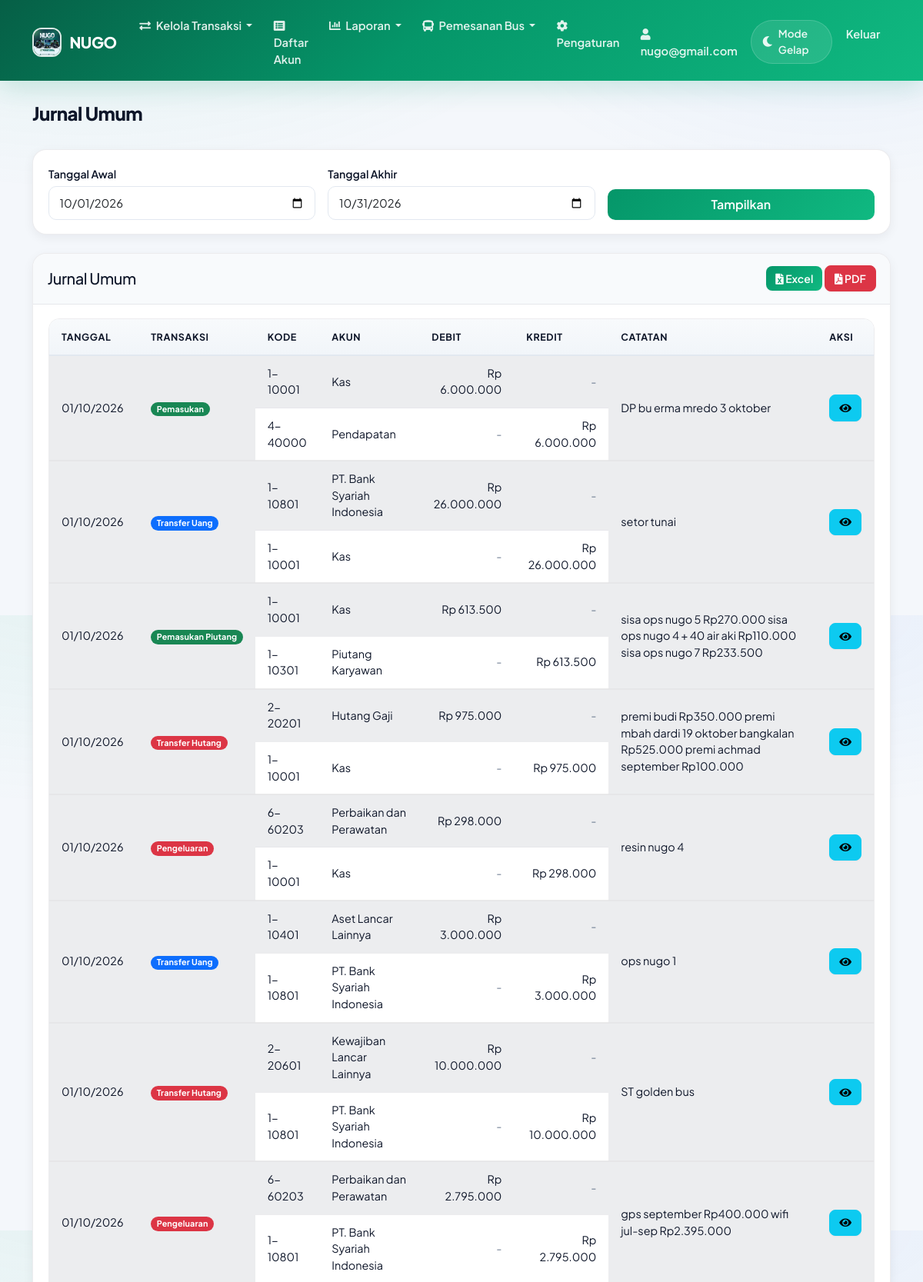
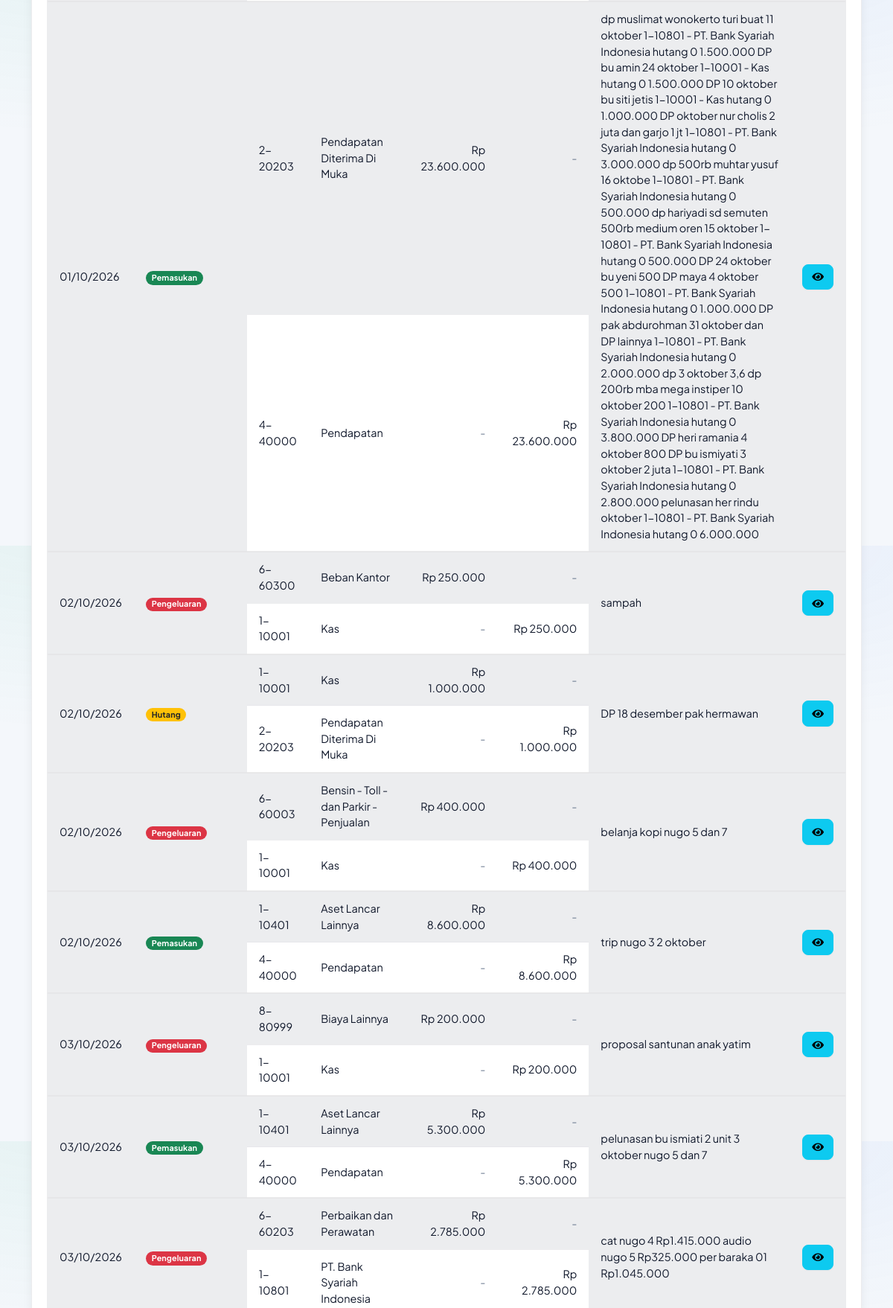
The app's page /laporan/jurnal.php (signed in, upper part) with its own data (2 pictures, top to bottom).
### tables this page shows
CREATE TABLE `perusahaan` (
  `id` int(11) NOT NULL,
  `nama` varchar(100) NOT NULL,
  `alamat` text DEFAULT NULL,
  `telepon` varchar(20) DEFAULT NULL,
  `email` varchar(100) DEFAULT NULL,
  `website` varchar(255) DEFAULT NULL COMMENT 'URL website perusahaan',
  `logo` varchar(255) DEFAULT NULL,
  `jenis` enum('regular','premium') NOT NULL DEFAULT 'regular' COMMENT 'Jenis akun perusahaan',
  `deskripsi` text DEFAULT NULL,
  `created_at` timestamp NOT NULL DEFAULT current_timestamp()
);

CREATE TABLE `users` (
  `id` int(11) NOT NULL,
  `username` varchar(50) NOT NULL,
  `password` varchar(255) NOT NULL,
  `nama_lengkap` varchar(100) NOT NULL,
  `email` varchar(100) DEFAULT NULL,
  `no_hp` varchar(20) DEFAULT NULL,
  `alamat` text DEFAULT NULL,
  `foto_profil` varchar(255) DEFAULT NULL,
  `id_perusahaan` int(11) DEFAULT NULL,
  `default_company` int(11) DEFAULT NULL,
  `created_at` timestamp NOT NULL DEFAULT current_timestamp()
);

CREATE TABLE `transaksi` (
  `id` int(11) NOT NULL,
  `tanggal` date NOT NULL,
  `id_akun_debit` int(11) NOT NULL,
  `id_akun_kredit` int(11) NOT NULL,
  `keterangan` text NOT NULL,
  `jenis` enum('pemasukan','pengeluaran','hutang','piutang','tanam_modal','tarik_modal','transfer_uang','pemasukan_piutang','transfer_hutang') NOT NULL,
  `jumlah` decimal(15,2) NOT NULL,
  `pajak` decimal(5,2) NOT NULL,
  `bunga` decimal(5,2) NOT NULL,
  `total` decimal(15,2) NOT NULL,
  `file_lampiran` varchar(255) DEFAULT NULL,
  `penanggung_jawab` text DEFAULT NULL,
  `tag` varchar(50) DEFAULT NULL,
  `created_by` int(11) NOT NULL,
  `id_perusahaan` int(11) DEFAULT NULL,
  `created_at` timestamp NOT NULL DEFAULT current_timestamp()
);

CREATE TABLE `akun` (
  `id` int(11) NOT NULL,
  `kode_akun` varchar(10) NOT NULL,
  `nama_akun` varchar(100) NOT NULL,
  `kategori` enum('aktiva','pasiva','modal','pendapatan','beban') NOT NULL,
  `sub_kategori` varchar(250) NOT NULL,
  `tipe_akun` enum('debit','kredit') NOT NULL,
  `saldo` decimal(15,2) NOT NULL,
  `deskripsi` text DEFAULT NULL,
  `created_at` timestamp NOT NULL DEFAULT current_timestamp(),
  `id_perusahaan` int(11) DEFAULT NULL
);

### config/functions.php (called while the page is built, shortened)
<?php
function formatRupiah($angka)
{
    return 'Rp ' . number_format($angka, 0, ',', '.');
}

### laporan/jurnal.php (the view, shortened to what this page needs)
<?php
require_once '../config/database.php';
require_once '../config/functions.php';
$tanggal_awal = isset($_GET['tanggal_awal']) ? $_GET['tanggal_awal'] : date('Y-m-01');
$tanggal_akhir = isset($_GET['tanggal_akhir']) ? $_GET['tanggal_akhir'] : date('Y-m-t');
$stmt_company = $db->prepare("SELECT default_company FROM users WHERE id = ?");
$stmt_company->execute([$_SESSION['user_id']]);
$user_data = $stmt_company->fetch();
$id_perusahaan = $user_data['default_company'];
$sql = "SELECT t.*,
        t.tanggal as tanggal_transaksi,
        t.jenis as jenis_transaksi,
        ad.kode_akun as kode_akun_debit,
        ad.nama_akun as nama_akun_debit,
        ak.kode_akun as kode_akun_kredit,
        ak.nama_akun as nama_akun_kredit
        FROM transaksi t
        LEFT JOIN akun ad ON t.id_akun_debit = ad.id
        LEFT JOIN akun ak ON t.id_akun_kredit = ak.id
        WHERE t.tanggal BETWEEN :tanggal_awal AND :tanggal_akhir
        AND t.id_perusahaan = :id_perusahaan
        ORDER BY t.tanggal ASC, t.id ASC";
$params = [
    ':tanggal_awal' => $tanggal_awal,
    ':tanggal_akhir' => $tanggal_akhir,
    ':id_perusahaan' => $id_perusahaan
];
$stmt = $db->prepare($sql);
$stmt->execute($params);
$jurnal_list = $stmt->fetchAll();
include '../templates/header.php';
?>
<div class="container mt-4">
    <div class="d-flex justify-content-between align-items-center mb-4">
        <h2>Jurnal Umum</h2>
    </div>
    <div class="card mb-4">
        <div class="card-body">
            <form method="GET" action="" class="row g-3">
                <div class="col-md-4">
                    <label for="tanggal_awal" class="form-label">Tanggal Awal</label>
                    <input type="date" class="form-control" id="tanggal_awal" name="tanggal_awal" value="<?= $tanggal_awal ?>">
                </div>
                <div class="col-md-4">
                    <label for="tanggal_akhir" class="form-label">Tanggal Akhir</label>
                    <input type="date" class="form-control" id="tanggal_akhir" name="tanggal_akhir" value="<?= $tanggal_akhir ?>">
                </div>
                <div class="col-md-4 d-flex align-items-end">
                    <button type="submit" class="btn btn-primary w-100">Tampilkan</button>
                </div>
            </form>
        </div>
    </div>
    <div class="card">
        <div class="card-header d-flex justify-content-between align-items-center">
            <h5 class="mb-0">Jurnal Umum</h5>
            <div>
                <a href="export-excel.php?tanggal_awal=<?= $tanggal_awal ?>&tanggal_akhir=<?= $tanggal_akhir ?>&tipe=jurnal" class="btn btn-sm btn-success">
                    <i class="fas fa-file-excel"></i> Excel
                </a>
                <a href="export-pdf.php?tanggal_awal=<?= $tanggal_awal ?>&tanggal_akhir=<?= $tanggal_akhir ?>&tipe=jurnal" class="btn btn-sm btn-danger">
                    <i class="fas fa-file-pdf"></i> PDF
                </a>
            </div>
        </div>
        <div class="card-body">
            <div class="table-responsive">
                <table class="table table-striped table-hover">
                    <thead>
                        <tr>
                            <th>Tanggal</th>
                            <th>Transaksi</th>
                            <th>Kode</th>
                            <th>Akun</th>
                            <th>Debit</th>
                            <th>Kredit</th>
                            <th>Catatan</th>
                            <th>Aksi</th>
                        </tr>
                    </thead>
                    <tbody>
                        <?php if (empty($jurnal_list)): ?>
                            <tr>
                                <td colspan="8" class="text-center">Tidak ada data jurnal</td>
                            </tr>
                        <?php else: ?>
                            <?php foreach ($jurnal_list as $jurnal): ?>
                                <tr class="jurnal-row-start">
                                    <td rowspan="2" class="align-middle">
                                        <?= date('d/m/Y', strtotime($jurnal['tanggal_transaksi'])) ?>
                                    </td>
                                    <td rowspan="2" class="align-middle">
                                        <span class="badge <?= getJenisBadgeClass($jurnal['jenis_transaksi']) ?>">
                                            <?= htmlspecialchars(formatJenisTransaksi($jurnal['jenis_transaksi'])) ?>
                                        </span>
                                    </td>
                                    <td><?= htmlspecialchars($jurnal['kode_akun_debit']) ?></td>
                                    <td><?= htmlspecialchars($jurnal['nama_akun_debit']) ?></td>
                                    <td class="text-end"><?= formatRupiah($jurnal['jumlah']) ?></td>
                                    <td class="text-end text-muted">-</td>
                                    <td rowspan="2" class="align-middle"><?= htmlspecialchars($jurnal['keterangan']) ?></td>
                                    <td rowspan="2" class="align-middle text-center">
                                        <a href="../transaksi/index.php" class="btn btn-sm btn-info" title="Lihat di Daftar Transaksi">
                                            <i class="fas fa-eye"></i>
                                        </a>
                                    </td>
                                </tr>
                                <tr class="jurnal-row-end">
                                    <td><?= htmlspecialchars($jurnal['kode_akun_kredit']) ?></td>
                                    <td><?= htmlspecialchars($jurnal['nama_akun_kredit']) ?></td>
                                    <td class="text-end text-muted">-</td>
                                    <td class="text-end"><?= formatRupiah($jurnal['jumlah']) ?></td>
                                </tr>
                            <?php endforeach; ?>
                        <?php endif; ?>
                    </tbody>
                </table>
            </div>
        </div>
    </div>
</div>
<?php
function formatJenisTransaksi($jenis)
{
    return ucwords(str_replace('_', ' ', $jenis));
}
function getJenisBadgeClass($jenis)
{
    switch ($jenis) {
        case 'pemasukan':
        case 'pemasukan_piutang':
        case 'tanam_modal':
            return 'bg-success';
        case 'pengeluaran':
        case 'transfer_hutang':
        case 'tarik_modal':
            return 'bg-danger';
        case 'transfer_uang':
            return 'bg-primary';
        case 'hutang':
        case 'piutang':
            return 'bg-warning text-dark';
    }
}
include '../templates/footer.php';
?>

### templates/header.php (shortened to what this page needs)
<!DOCTYPE html>
<html lang="id" data-theme="light">
<head>
    <link href="https://cdn.jsdelivr.net/npm/bootstrap@5.1.3/dist/css/bootstrap.min.css" rel="stylesheet">
    <link href="https://cdnjs.cloudflare.com/ajax/libs/font-awesome/5.15.4/css/all.min.css" rel="stylesheet">
    <?php
    $sikeu_theme_ver = @filemtime(__DIR__ . '/../assets/css/sikeu-theme.css') ?: time();
    $sikeu_dark_ver = @filemtime(__DIR__ . '/../assets/css/dark-mode.css') ?: time();
    $sikeu_style_ver = @filemtime(__DIR__ . '/../assets/css/style.css') ?: time();
    ?>
    <link href="/assets/css/sikeu-theme.css?v=<?= $sikeu_theme_ver ?>" rel="stylesheet">
    <link href="/assets/css/dark-mode.css?v=<?= $sikeu_dark_ver ?>" rel="stylesheet">
    <link rel="stylesheet" href="/assets/css/style.css?v=<?= $sikeu_style_ver ?>">
    <link rel="stylesheet" href="https://unpkg.com/leaflet@1.7.1/dist/leaflet.css" />
</head>
<body class="sikeu-app">
    <?php
    $is_viewer = false;
    $is_nugrosir = false;
    if (isset($_SESSION['user_id']) && isset($db)) {
        $user_id = $_SESSION['user_id'];
        $stmt = $db->prepare("SELECT default_company FROM users WHERE id = ?");
        $stmt->execute([$user_id]);
        $user_data = $stmt->fetch();
        $default_company_id = $user_data['default_company'];
        if ($default_company_id) {
            $stmt = $db->prepare("SELECT role FROM user_perusahaan WHERE user_id = ? AND perusahaan_id = ?");
            $stmt->execute([$user_id, $default_company_id]);
            $user_role = $stmt->fetchColumn();
            $is_viewer = ($user_role === 'viewer');
        }
        $stmt_nugrosir = $db->prepare("SELECT 1 FROM user_perusahaan up
                            JOIN perusahaan p ON up.perusahaan_id = p.id
                            WHERE up.user_id = ? AND UPPER(p.nama) = 'NUGO' AND up.status = 'active'");
        $stmt_nugrosir->execute([$user_id]);
        $is_nugrosir = $stmt_nugrosir->fetch() ? true : false;
    }
    ?>
    <nav class="navbar navbar-expand-lg navbar-dark sikeu-navbar">
        <div class="container">
            <a class="navbar-brand" href="/index.php">
                <?php
                $logo_path = '/assets/img/logo.jpg';
                if (isset($_SESSION['user_id']) && isset($db)) {
                    $user_id = $_SESSION['user_id'];
                    $stmt = $db->prepare("SELECT default_company FROM users WHERE id = ?");
                    $stmt->execute([$user_id]);
                    $user_data = $stmt->fetch();
                    $default_company_id = $user_data['default_company'] ?? null;
                    if ($default_company_id) {
                        $stmt = $db->prepare("SELECT logo, nama FROM perusahaan WHERE id = ?");
                        $stmt->execute([$default_company_id]);
                        $perusahaan = $stmt->fetch();
                        if ($perusahaan && !empty($perusahaan['logo'])) {
                            $logo_path = '/' . $perusahaan['logo'];
                        }
                    }
                }
                ?>
                <img src="<?php echo htmlspecialchars($logo_path); ?>" alt="Logo" />
                <?php
                if (isset($perusahaan) && !empty($perusahaan['nama'])) {
                    echo htmlspecialchars($perusahaan['nama']);
                } else {
                    echo "SiKeu";
                }
                ?>
            </a>
            <div class="collapse navbar-collapse" id="navbarNav">
                <ul class="navbar-nav me-auto">
                    <?php
                    if (!$is_viewer) :
                    ?>
                        <li class="nav-item dropdown">
                            <a class="nav-link dropdown-toggle" href="#" id="transaksiDropdown" role="button" data-bs-toggle="dropdown" aria-expanded="false">
                                <i class="fas fa-exchange-alt me-1"></i> Kelola Transaksi
                            </a>
                        </li>
                        <li class="nav-item">
                            <a class="nav-link" href="/akun/index.php"><i class="fas fa-list-alt me-1"></i> Daftar Akun</a>
                        </li>
                    <?php endif; ?>
                    <li class="nav-item dropdown">
                        <a class="nav-link dropdown-toggle" href="#" id="navbarDropdown" role="button" data-bs-toggle="dropdown">
                            <i class="fas fa-chart-bar me-1"></i> Laporan
                        </a>
                    </li>
                    <?php if ($is_nugrosir) : ?>
                        <li class="nav-item dropdown">
                            <a class="nav-link dropdown-toggle" href="#" id="busDropdown" role="button" data-bs-toggle="dropdown">
                                <i class="fas fa-bus me-1"></i> Pemesanan Bus
                            </a>
                        </li>
                    <?php endif; ?>
                    <?php if (!$is_viewer) : ?>
                        <li class="nav-item">
                            <a class="nav-link" href="/pengaturan/index.php"><i class="fas fa-cog me-1"></i> Pengaturan</a>
                        </li>
                    <?php endif; ?>
                </ul>
                <ul class="navbar-nav">
                    <?php if (isset($_SESSION['user_id'])) :
                        $stmt = $db->prepare("SELECT * FROM users WHERE id = ?");
                        $stmt->execute([$_SESSION['user_id']]);
                        $user = $stmt->fetch();
                        $username = $user['username'] ?? 'Pengguna';
                    ?>
                        <li class="nav-item">
                            <a class="nav-link" href="/pengaturan/profil.php">
                                <i class="fas fa-user me-1"></i>
                                <span><?php echo htmlspecialchars($username); ?></span>
                            </a>
                        </li>
                        <li class="nav-item d-flex align-items-center px-1">
                            <div class="sikeu-theme-switch" onclick="toggleTheme()" role="button" tabindex="0" aria-label="Toggle theme">
                                <i class="fas fa-moon"></i>
                                <span class="d-none d-lg-inline">Mode Gelap</span>
                            </div>
                        </li>
                        <li class="nav-item">
                            <a class="nav-link" href="/logout.php">Keluar</a>
                        </li>
                    <?php endif; ?>
                </ul>
            </div>
        </div>
    </nav>

### laporan/jurnal.php (style rules this page uses)
.jurnal-row-start { border-top: 2px solid rgba(0, 0, 0, 0.08); }
.jurnal-row-start td, .jurnal-row-end td { vertical-align: middle; }

### records on screen
perusahaan: logo (picture), nama "NUGO"
users: username "nugo@gmail.com"
transaksi: tanggal "01/10/2026", jenis "Pemasukan", akun.kode_akun "1-10001", akun.nama_akun "Kas", jumlah "Rp 6.000.000", keterangan "DP bu erma mredo 3 oktober", akun.kode_akun "4-40000", akun.nama_akun "Pendapatan"
transaksi: tanggal "01/10/2026", jenis "Transfer Uang", akun.kode_akun "1-10801", akun.nama_akun "PT. Bank Syariah Indonesia", jumlah "Rp 26.000.000", keterangan "setor tunai", akun.kode_akun "1-10001", akun.nama_akun "Kas"
transaksi: tanggal "01/10/2026", jenis "Pemasukan Piutang", akun.kode_akun "1-10001", akun.nama_akun "Kas", jumlah "Rp 613.500", keterangan "sisa ops nugo 5 Rp270.000 sisa ops nugo 4 + 40 air aki Rp110.000 sisa ops nugo 7 Rp233.500", akun.kode_akun "1-10301", akun.nama_akun "Piutang Karyawan"
transaksi: tanggal "01/10/2026", jenis "Transfer Hutang", akun.kode_akun "2-20201", akun.nama_akun "Hutang Gaji", jumlah "Rp 975.000", keterangan "premi budi Rp350.000 premi mbah dardi 19 oktober bangkalan Rp525.000 premi achmad september Rp100.000", akun.kode_akun "1-10001", akun.nama_akun "Kas"
transaksi: tanggal "01/10/2026", jenis "Pengeluaran", akun.kode_akun "6-60203", akun.nama_akun "Perbaikan dan Perawatan", jumlah "Rp 298.000", keterangan "resin nugo 4", akun.kode_akun "1-10001", akun.nama_akun "Kas"
transaksi: tanggal "01/10/2026", jenis "Transfer Uang", akun.kode_akun "1-10401", akun.nama_akun "Aset Lancar Lainnya", jumlah "Rp 3.000.000", keterangan "ops nugo 1", akun.kode_akun "1-10801", akun.nama_akun "PT. Bank Syariah Indonesia"
transaksi: tanggal "01/10/2026", jenis "Transfer Hutang", akun.kode_akun "2-20601", akun.nama_akun "Kewajiban Lancar Lainnya", jumlah "Rp 10.000.000", keterangan "ST golden bus", akun.kode_akun "1-10801", akun.nama_akun "PT. Bank Syariah Indonesia"
transaksi: tanggal "01/10/2026", jenis "Pengeluaran", akun.kode_akun "6-60203", akun.nama_akun "Perbaikan dan Perawatan", jumlah "Rp 2.795.000", keterangan "gps september Rp400.000 wifi jul-sep Rp2.395.000", akun.kode_akun "1-10801", akun.nama_akun "PT. Bank Syariah Indonesia"
transaksi: tanggal "01/10/2026", jenis "Pemasukan", akun.kode_akun "2-20203", akun.nama_akun "Pendapatan Diterima Di Muka", jumlah "Rp 23.600.000", keterangan "dp muslimat wonokerto turi buat 11 oktober 1-10801 - PT. Bank Syariah Indonesia hutang 0 1.500.000 DP bu amin 24 oktober 1-10001 - Kas hutang 0 1.500.000 DP 10 oktober bu siti jetis 1-10001 - Kas hutang 0 1.000.000 DP oktober nur cholis 2 juta dan garjo 1 jt 1-10801 - PT. Bank Syariah Indonesia hutang 0 3.000.000 dp 500rb muhtar yusuf 16 oktobe 1-10801 - PT. Bank Syariah Indonesia hutang 0 500.000 dp hariyadi sd semuten 500rb medium oren 15 oktober 1-10801 - PT. Bank Syariah Indonesia hutang 0 500.000 DP 24 oktober bu yeni 500 DP maya 4 oktober 500 1-10801 - PT. Bank Syariah Indonesia hutang 0 1.000.000 DP pak abdurohman 31 oktober dan DP lainnya 1-10801 - PT. Bank Syariah Indonesia hutang…", akun.kode_akun "4-40000", akun.nama_akun "Pendapatan"
transaksi: tanggal "02/10/2026", jenis "Pengeluaran", akun.kode_akun "6-60300", akun.nama_akun "Beban Kantor", jumlah "Rp 250.000", keterangan "sampah", akun.kode_akun "1-10001", akun.nama_akun "Kas"
transaksi: tanggal "02/10/2026", jenis "Hutang", akun.kode_akun "1-10001", akun.nama_akun "Kas", jumlah "Rp 1.000.000", keterangan "DP 18 desember pak hermawan", akun.kode_akun "2-20203", akun.nama_akun "Pendapatan Diterima Di Muka"
transaksi: tanggal "02/10/2026", jenis "Pengeluaran", akun.kode_akun "6-60003", akun.nama_akun "Bensin - Toll - dan Parkir - Penjualan", jumlah "Rp 400.000", keterangan "belanja kopi nugo 5 dan 7", akun.kode_akun "1-10001", akun.nama_akun "Kas"
transaksi: tanggal "02/10/2026", jenis "Pemasukan", akun.kode_akun "1-10401", akun.nama_akun "Aset Lancar Lainnya", jumlah "Rp 8.600.000", keterangan "trip nugo 3 2 oktober", akun.kode_akun "4-40000", akun.nama_akun "Pendapatan"
transaksi: tanggal "03/10/2026", jenis "Pengeluaran", akun.kode_akun "8-80999", akun.nama_akun "Biaya Lainnya", jumlah "Rp 200.000", keterangan "proposal santunan anak yatim", akun.kode_akun "1-10001", akun.nama_akun "Kas"
transaksi: tanggal "03/10/2026", jenis "Pemasukan", akun.kode_akun "1-10401", akun.nama_akun "Aset Lancar Lainnya", jumlah "Rp 5.300.000", keterangan "pelunasan bu ismiati 2 unit 3 oktober nugo 5 dan 7", akun.kode_akun "4-40000", akun.nama_akun "Pendapatan"
transaksi: tanggal "03/10/2026", jenis "Pengeluaran", akun.kode_akun "6-60203", akun.nama_akun "Perbaikan dan Perawatan", jumlah "Rp 2.785.000", keterangan "cat nugo 4 Rp1.415.000 audio nugo 5 Rp325.000 per baraka 01 Rp1.045.000", akun.kode_akun "1-10801", akun.nama_akun "PT. Bank Syariah Indonesia"
